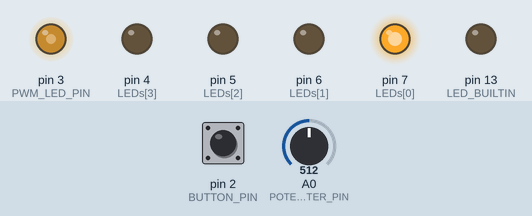
A sketch run on a simulated Arduino Uno, built with avr-gcc and run on an emulated ATmega328P. Parts: output pins drawn as LEDs (lit = HIGH). The inputs (shaded band) are chosen by the test bench; at power-on: pin 2 (BUTTON_PIN) LOW, A0 (POTENTIOMETER_PIN) = 512.

Above: at 1.2 s.
1.3 s: pin 2 (BUTTON_PIN) pulled HIGH for 0.15 s
At 2.5 s:
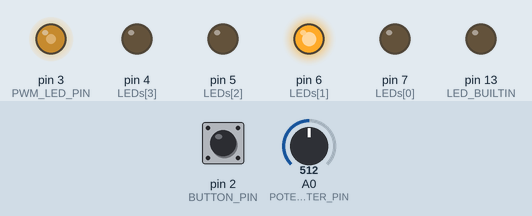
2.9 s: A0 (POTENTIOMETER_PIN) set to 716
At 4.0 s:
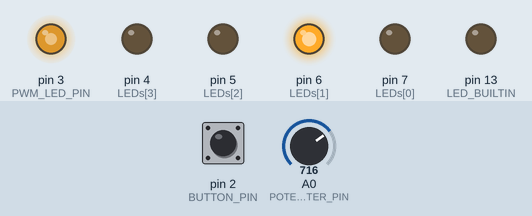
4.4 s: A0 (POTENTIOMETER_PIN) set to 900
At 5.2 s:
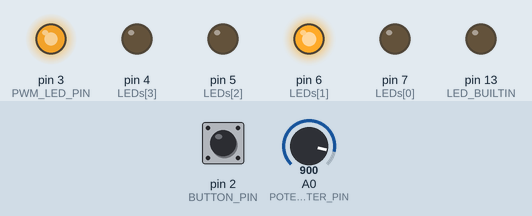
5.9 s: pin 2 (BUTTON_PIN) pulled HIGH for 1 s
At 6.3 s:
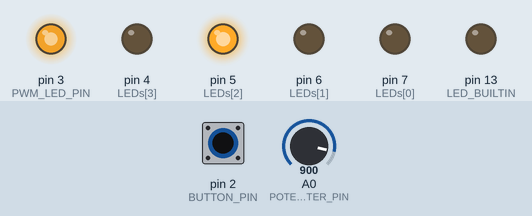
8.4 s: pin 2 (BUTTON_PIN) pulled HIGH for 0.15 s
At 9.4 s:
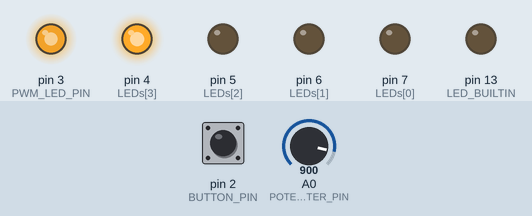
10.0 s: A0 (POTENTIOMETER_PIN) set to 511
At 10.6 s:
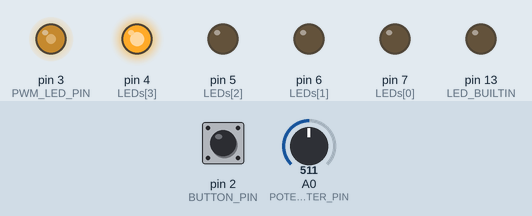
Timing chart, 0 to 12.5 s (numbered marks = the images above; inputs shaded):
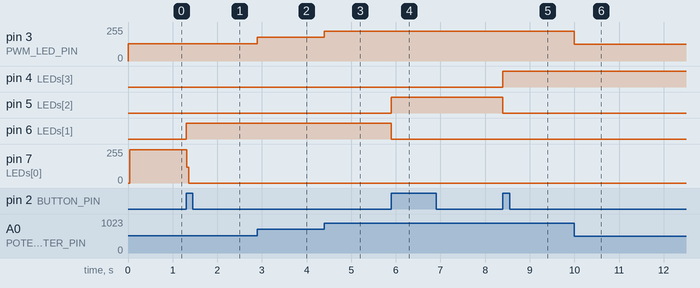

The sketch:

pullup_pulldown.ino
```cpp
// C++ code
//

// pulldown

int BUTTON_PIN = 2;
int PWM_LED_PIN = 3;

int LEDs[] = {7,6,5,4};

int POTENTIOMETER_PIN = A0;

int lastMode = 0;
int mode = 0;

int lastButtonState = 0;

void setup()
{

  pinMode(LED_BUILTIN, OUTPUT);

  pinMode(PWM_LED_PIN, OUTPUT);

  pinMode(BUTTON_PIN, INPUT);
  pinMode(POTENTIOMETER_PIN, INPUT);

  for (int i=0; i<4; i++){
    pinMode(LEDs[i], OUTPUT);
  }

  Serial.begin(9600);
}

void loop()
{

  int potentiometerVal = analogRead(POTENTIOMETER_PIN);
  //Serial.println(potentiometerVal);

  analogWrite(PWM_LED_PIN, potentiometerVal / 4);

  int buttonState = digitalRead(BUTTON_PIN);
  //Serial.println(buttonState);

  if (buttonState == 1 && lastButtonState == 0) {
    lastMode = mode;
    mode = (mode + 1) % 4;
  }
  lastButtonState = buttonState;

  //Serial.println(mode);

  digitalWrite(LEDs[lastMode], LOW);
  digitalWrite(LEDs[mode], HIGH);

  //digitalWrite(LED_BUILTIN, mode);


}
```

Measured:
- after the input at 1.3 s, pin 6 (LEDs[1]): LOW → HIGH at once; pin 7 (LEDs[0]): 248/255 → 0/255 at once
- after the input at 2.9 s, pin 3 (PWM_LED_PIN): 128/255 → 179/255 at once
- after the input at 4.4 s, pin 3 (PWM_LED_PIN): 179/255 → 225/255 at once
- after the input at 5.9 s, pin 5 (LEDs[2]): LOW → HIGH at once; pin 6 (LEDs[1]): HIGH → LOW at once
- after the input at 8.4 s, pin 4 (LEDs[3]): LOW → HIGH at once; pin 5 (LEDs[2]): HIGH → LOW at once
- after the input at 10.0 s, pin 3 (PWM_LED_PIN): 225/255 → 127/255 at once
